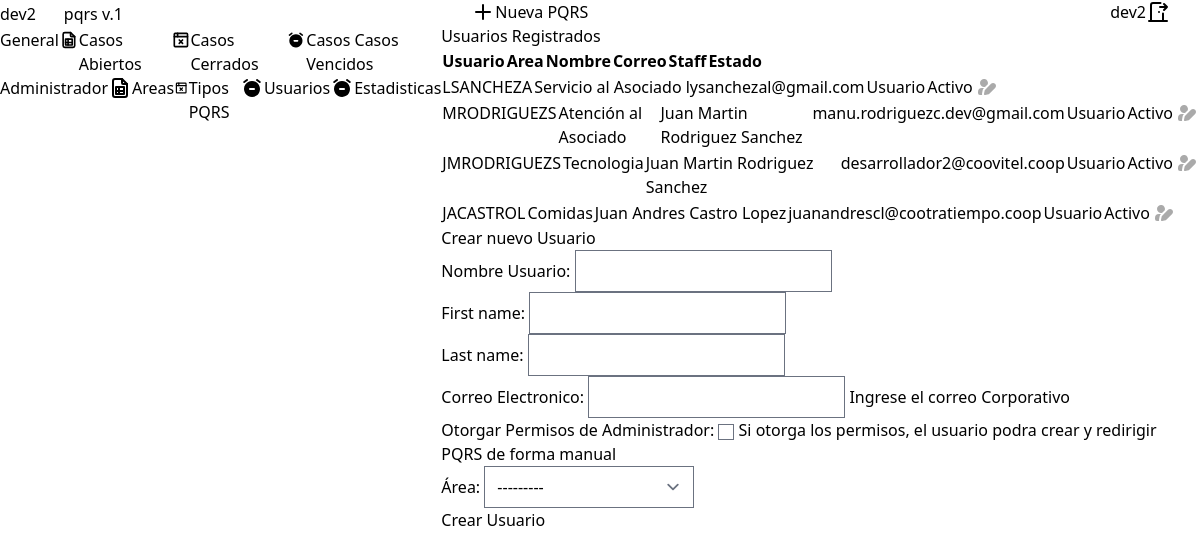
The page /adminUser/users/ (signed in) on the database as committed earlier.
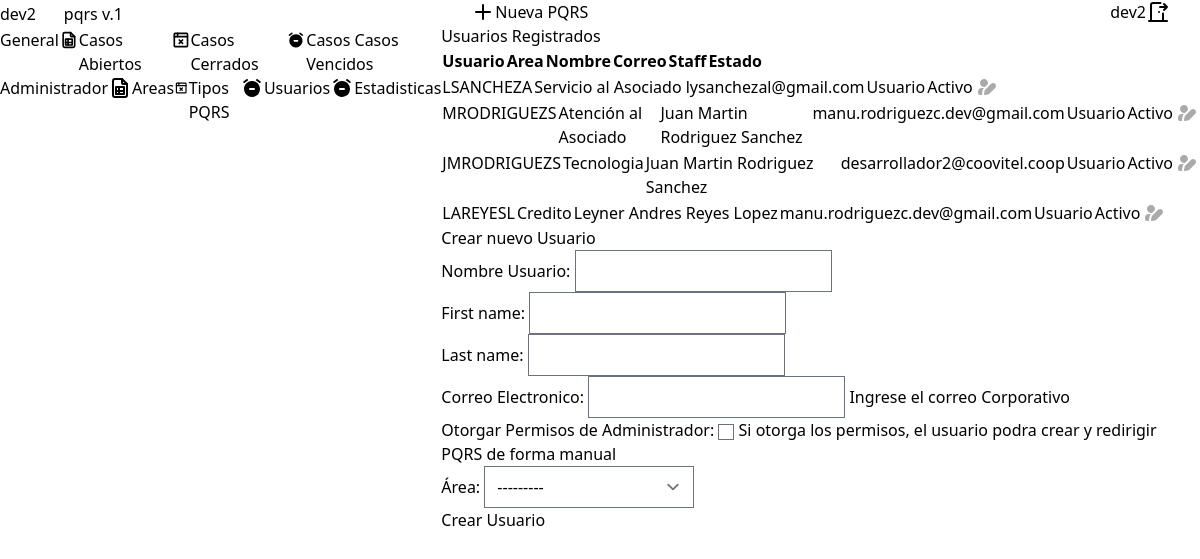
The same page on the database as committed later.
### account/models.py (models this page shows, shortened)
class CustumUser(AbstractUser):
    area = models.ForeignKey(Areas, on_delete=models.SET_NULL, null=True, blank=True)

### adminUser/models.py (models this page shows)
class Areas(models.Model):
    name = models.CharField(max_length=30)
    def __str__(self):
        return self.name

### adminUser/views.py (the view, shortened to what this page needs)
# urls.py: path('', include('users.urls')),
def users(request):
    if not request.user.is_staff:
        return redirect('home')
    usersAll = CustumUser.objects.all()
    formUser = CreateUserForm()
    return render(request, 'users/users.html', {'users': usersAll, 'formUser': formUser})

### adminUser/forms.py
class CreateUserForm(forms.ModelForm):
    class Meta:
        model = CustumUser
        fields = ['username', 'first_name', 'last_name', 'email', 'is_staff', 'is_active', 'area']  # Incluye todos los campos necesarios
        labels = {
            'username': 'Nombre Usuario',
            'email': 'Correo Electronico',
            'is_staff': 'Otorgar Permisos de Administrador',
            'area': 'Área'
        }
        widgets = {
            'password': forms.PasswordInput(),  # Para que el campo de contraseña sea tipo password
        }
        help_texts = {
            'username': '',
            'email': 'Ingrese el correo Corporativo',
            'is_staff': 'Si otorga los permisos, el usuario podra crear y redirigir PQRS de forma manual'
        }
    def __init__(self, *args, **kwargs):
        super().__init__(*args, **kwargs)
        if not self.instance.pk:
            self.fields.pop('is_active')

### adminUser/templates/users/users.html (shortened to what this page needs)
{% extends "baseUsers.html" %} {% load static %} {% block datas %}
<section class="">
  <div>
    <div class="top-areas">
      <h2>Usuarios Registrados</h2>
    </div>
    <table class="w-full flex flex-col text-sm">
      <tr class="flex flex-row justify-between">
        <th class="w-[13.5%]">Usuario</th>
        <th class="w-[13.5%]">Area</th>
        <th class="w-[13.5%]">Nombre</th>
        <th class="w-[13.5%]">Correo</th>
        <th class="w-[13.5%]">Staff</th>
        <th class="w-[13.5%]">Estado</th>
        <th class="w-[13.5%]"></th>
      </tr>
      {% for user in users %}
      <tr class="flex flex-row w-full justify-between">
        {% if user.area %}
          <td class="w-[13.5%]">{{ user.username }}</td>
          <td class="w-[13.5%]">{{ user.area }}</td>
          <td class="w-[18%]">{{ user.first_name }} {{user.last_name}}</td>
          <td class="w-[22%]">{{ user.email }}</td>
          <td class="w-[9%]">
              {% if user.is_staff %}
                Administrador
              {% else %}
                Usuario
              {% endif %}
          </td>
          <td class="w-[5%]">
            {% if user.is_active %}
                Activo
            {% else %}
                Inactivo
            {% endif %}
          </td>
          <td class="w-[5%]">
            <a href="{% url 'updateUser' user.id%}">
            </a>
          </td>
        {% endif %}
      </tr>
      {% endfor %}
    </table>
  </div>
  <div>
    <h2>Crear nuevo Usuario</h2>
    <form method="POST">
      {% csrf_token %} {{formUser.as_p}}
      <button type="submit">Crear Usuario</button>
    </form>
  </div>
</section>
{% endblock datas %}

### users/templates/baseUsers.html (shortened to what this page needs)
{% extends "base.html" %}
{% block content %}
    {% load django_browser_reload %}
    <body class="flex w-full h-screen">
        <aside class="w-1/5 bg-gray-950 text-white p-4">
            <div class="flex flex-row justify-between items-center p-3">
                <div class="flex flex-row justify-center items-center">
                    <p class="text-xl text-white">{{ request.user.username }}</p>
                </div>
                <p class="text-sm text-gray-400">pqrs v.1</p>
            </div>
            <div class="flex flex-col px-5 py-7">
                <p class="text-base text-gray-400">General</p>
                <div class="text-base flex flex-col gap-4 mt-5">
                    <a
                      href="{% url 'home' %}"
                      class="flex flex-row justify-start gap-2 px-5 py-1 rounded-2xl
                      border-[1px] border-gray-500 hover:bg-gray-900">
                        <p>Casos Abiertos</p>
                    </a>
                    <a
                      href="{% url 'closedpqrs' %}"
                      class="flex flex-row justify-start gap-2 px-5 py-1 rounded-2xl
                      border-[1px] border-gray-500 hover:bg-gray-900">
                        <p>Casos Cerrados</p>
                    </a>
                    <a
                      href="{% url 'expiredpqrs' %}"
                      class="flex flex-row justify-start gap-2 px-5 py-1 rounded-2xl
                      border-[1px] border-gray-500 hover:bg-gray-900">
                        <p>Casos Casos Vencidos</p>
                    </a>
                </div>
            </div>
            {% if request.user.is_staff %}
            <div class="flex flex-col px-5 py-7">
                <p class="text-base text-gray-400">Administrador</p>
                <div class="text-base flex flex-col gap-4 mt-5">
                    <a
                      href="{% url 'areas' %}"
                      class="flex flex-row justify-start gap-2 px-5 py-1 rounded-2xl
                      border-[1px] border-gray-500 hover:bg-gray-900">
                        <p>Areas</p>
                    </a>
                    <a
                      href="{% url 'typesPQRS' %}"
                      class="flex flex-row justify-start gap-2 px-5 py-1 rounded-2xl
                      border-[1px] border-gray-500 hover:bg-gray-900">
                        <p>Tipos PQRS</p>
                    </a>
                    <a
                      href="{% url 'users' %}"
                      class="flex flex-row justify-start gap-2 px-5 py-1 rounded-2xl
                      border-[1px] border-gray-500 hover:bg-gray-900">
                        <p>Usuarios</p>
                    </a>
                    <a
                      href="{% url 'statistics' %}"
                      class="flex flex-row justify-start gap-2 px-5 py-1 rounded-2xl
                      border-[1px] border-gray-500 hover:bg-gray-900">
                        <p>Estadisticas</p>
                    </a>
                </div>
            </div>
            {% endif %}
        </aside>
        <main class="w-4/5 bg-gray-200">
            {% include "header.html" %}
            <div class="px-10 py-5">
              {% block datas %}
              {% endblock datas %}
            </div>
        </main>
    </body>
{% endblock content %}

### theme/templates/base.html (shortened to what this page needs)
{% load static tailwind_tags %}
{% load static %}
<!DOCTYPE html>
<html lang="en">
	<head>
		{% tailwind_css %}
	</head>
	{% load django_browser_reload %}
	{% block content %}
	{% endblock content %}
</html>

### users/templates/header.html (shortened to what this page needs)
{% load static %} {% block styles %}
<link rel="stylesheet" type="text/css" href="{% static 'css/header.css' %}" />
{% endblock styles %}
<header class="flex flex-row justify-between items-center px-10 py-4 border-b-2 border-gray-950">
  <a
    href="{% url 'createdpqrs' %}"
    class="flex justify-center items-center bg-blue-300 rounded-md
    px-3 py-1 text-xl shadow-2xl gap-3 text-blue-800 border-[1px] border-gray-400/40
    hover:scale-105 transition-all duration-200"
  >
    {% include "icons/new.html" %} Nueva PQRS
  </a>
  <div class="flex flex-row justify-between items-center gap-4">
    <p class="font-semibold text-xl">{{ request.user.username }}</p>
    <a href="{% url 'logout' %}" class="exit">
    </a>
  </div>
</header>

### users/static/css/header.css (style rules this page uses)
header { display: flex; flex-direction: row; justify-content: space-between; align-items: center; padding: 0px 30px; }
.exit { background-color: transparent; border: 0px; cursor: pointer; }

Rows that differ between the two databases and show on the page:
no longer on this page (row edited): CustumUser: username "JACASTROL", area "Comidas", first_name "Juan Andres", last_name "Castro Lopez", email "juanandrescl@cootratiempo.coop", is_staff "Usuario", is_active "Activo"
added CustumUser: username "LAREYESL", area "Credito", first_name "Leyner Andres", last_name "Reyes Lopez", email "manu.rodriguezc.dev@gmail.com", is_staff "Usuario", is_active "Activo"
